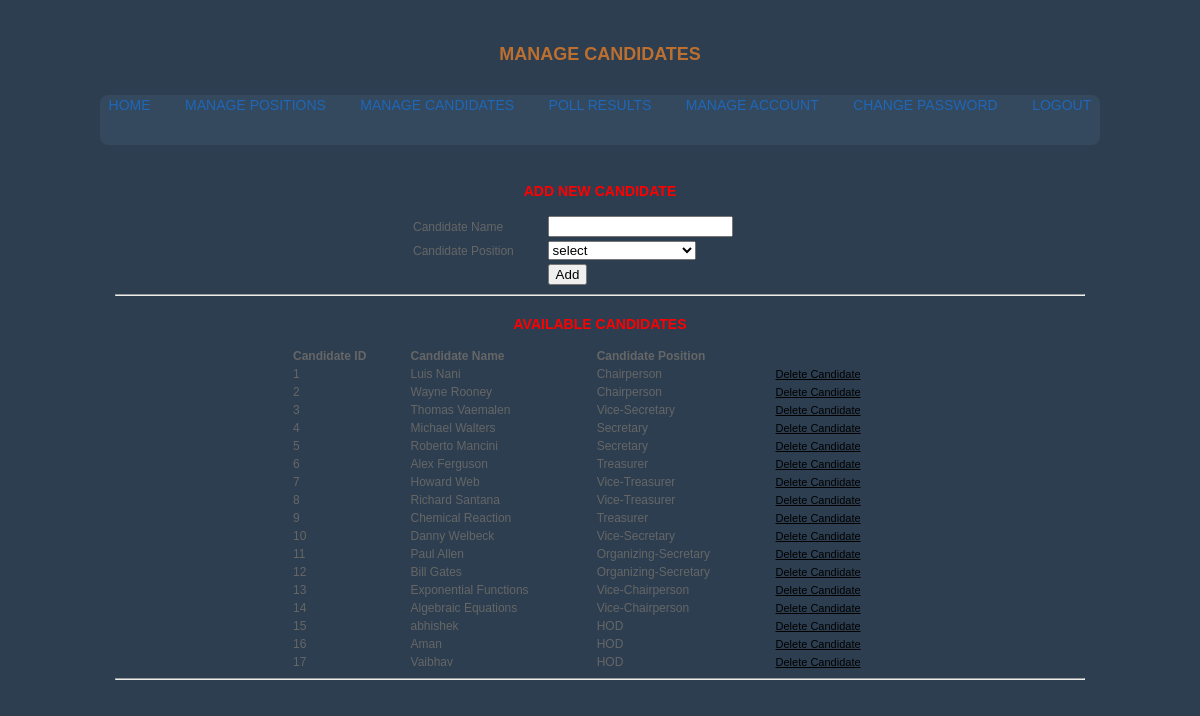
The page /admin/candidates.php (signed in) on the database its author committed.
### tables this page shows
CREATE TABLE `tbcandidates` (
  `candidate_id` int(5) NOT NULL,
  `candidate_name` varchar(45) NOT NULL,
  `candidate_position` varchar(45) NOT NULL,
  `candidate_cvotes` int(11) NOT NULL
);

### admin/candidates.php (the view, shortened to what this page needs)
<?php
require('../connection.php');
$result=mysqli_query($con,"SELECT * FROM tbCandidates");
?>
<?php
$positions_retrieved=mysqli_query($con, "SELECT * FROM tbPositions");
?>
<!DOCTYPE html PUBLIC "-//W3C//DTD XHTML 1.0 Transitional//EN" "http://www.w3.org/TR/xhtml1/DTD/xhtml1-transitional.dtd">
<html xmlns="http://www.w3.org/1999/xhtml">
<head>
<link href="css/admin_styles.css?v=2.0" rel="stylesheet" type="text/css" />
</head>
<body bgcolor="tan">
<center><b><font color = "brown" size="6"></font></b></center><br><br>
  <h1>MANAGE CANDIDATES</h1>
  <nav>
  <a href="admin.php">Home</a> | <a href="positions.php">Manage Positions</a> | <a href="candidates.php">Manage Candidates</a> | <a href="refresh.php">Poll Results</a> | <a href="manage-admins.php">Manage Account</a> | <a href="change-pass.php">Change Password</a>  | <a href="logout.php">Logout</a>
</nav>
<div id="container">
<table width="380" align="center">
<CAPTION><h3>ADD NEW CANDIDATE</h3></CAPTION>
<form name="fmCandidates" id="fmCandidates" action="candidates.php" method="post" onsubmit="return candidateValidate(this)">
<tr>
    <td>Candidate Name</td>
    <td><input type="text" name="name" /></td>
</tr>
<tr>
    <td>Candidate Position</td>
    <td><SELECT NAME="position" id="position">select
    <OPTION VALUE="select">select
    <?php
    while ($row=mysqli_fetch_array($positions_retrieved)){
    echo "<OPTION VALUE=$row[position_name]>$row[position_name]";
    }
    ?>
    </SELECT>
    </td>
</tr>
<tr>
    <td>&nbsp;</td>
    <td><input type="submit" name="Submit" value="Add" /></td>
</tr>
</table>
<hr>
<table border="0" width="620" align="center">
<CAPTION><h3>AVAILABLE CANDIDATES</h3></CAPTION>
<tr>
<th>Candidate ID</th>
<th>Candidate Name</th>
<th>Candidate Position</th>
</tr>
<?php
$inc=1;
while ($row=mysqli_fetch_array($result)){
echo "<tr>";
echo "<td>" . $inc."</td>";
echo "<td>" . $row['candidate_name']."</td>";
echo "<td>" . $row['candidate_position']."</td>";
echo '<td><a href="candidates.php?id=' . $row['candidate_id'] . '">Delete Candidate</a></td>';
echo "</tr>";
$inc++;
}
?>
</table>
<hr>
</div>
</body>
</html>

### admin/css/admin_styles.css (style rules this page uses)
body { font: 11px Verdana, Arial, Helvetica, sans-serif; color: #666666; margin: 0px; padding: 20px 10px 0px; background: #2c3e50; }
h1 { color: #bd6f2f; margin: 0px 0px 5px; padding: 0px 0px 3px; font: bold 18px Verdana, Arial, Helvetica, sans-serif; text-align:center; }
h3 { color:red; }
a { color: #2D3954; font-size: 11px; }
th { font-weight: bold; text-align: left; }
#container { padding:4px 6px 2px 6px; width:970px; margin:0 auto; background:#2c3e50; font-size:12px; text-align:justify; margin-top:20px; }
table { background-color: #2c3e50; }
nav { margin: 27px auto 0; justify-content: space-around; position: relative; width: 1000px; height: 50px; background-color: #34495e; border-radius: 8px; font-size: 0; display: flex; }
nav a { line-height: 20px; height: 100%; font-size: 14px; display: flex; position: relative; z-index: 2; text-decoration: none; text-transform: uppercase; text-align: center; color: rgb(30, 103, 185); cursor: pointer; box-sizing: 30px; }
a { color: black; }

### rows shown on the page
tbcandidates: candidate_name "Luis Nani", candidate_position "Chairperson"
tbcandidates: candidate_name "Wayne Rooney", candidate_position "Chairperson"
tbcandidates: candidate_name "Thomas Vaemalen", candidate_position "Vice-Secretary"
tbcandidates: candidate_name "Michael Walters", candidate_position "Secretary"
tbcandidates: candidate_name "Roberto Mancini", candidate_position "Secretary"
tbcandidates: candidate_name "Alex Ferguson", candidate_position "Treasurer"
tbcandidates: candidate_name "Howard Web", candidate_position "Vice-Treasurer"
tbcandidates: candidate_name "Richard Santana", candidate_position "Vice-Treasurer"
tbcandidates: candidate_name "Chemical Reaction", candidate_position "Treasurer"
tbcandidates: candidate_name "Danny Welbeck", candidate_position "Vice-Secretary"
tbcandidates: candidate_name "Paul Allen", candidate_position "Organizing-Secretary"
tbcandidates: candidate_name "Bill Gates", candidate_position "Organizing-Secretary"
tbcandidates: candidate_name "Exponential Functions", candidate_position "Vice-Chairperson"
tbcandidates: candidate_name "Algebraic Equations", candidate_position "Vice-Chairperson"
tbcandidates: candidate_name "abhishek", candidate_position "HOD"
tbcandidates: candidate_name "Aman", candidate_position "HOD"
tbcandidates: candidate_name "Vaibhav", candidate_position "HOD"
